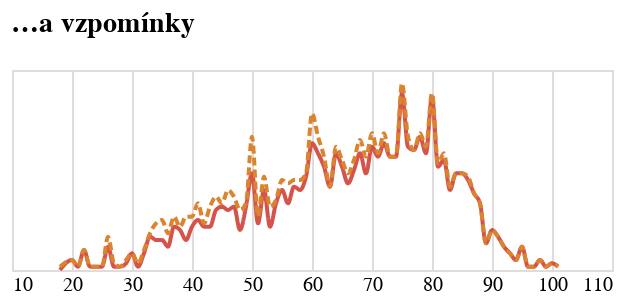

The code cell stored with this chart in its notebook:
### Code cell
tvar3 = alt.Chart(do_grafu_vzpominky.to_pandas(), width=300, height=100, title="…a vzpomínky").mark_line(interpolate="monotone").encode(
    alt.X('vek:Q').axis(domain=False, tickSize=0, title=None),
    alt.Y('len:Q').stack('zero').axis(None),
    alt.Color('obdobi:N', sort=['2000-2020','1800-1838'], scale=alt.Scale(range=['#D6534B', '#DB842F']), legend=None),
    alt.StrokeDash('obdobi:N', sort=['2000-2020','1800-1838'], legend=None)
)

tvar3

### Figure 1 — Vega-Lite specification as saved in the notebook (floating-point values rounded to 4 significant figures; data arrays with more than 128 entries replaced by an {"elided": "..."} marker saying what was removed)
{"config": {"title": {"font": "Noticia Text", "fontSize": 14, "anchor": "start", "fontWeight": "bolder", "subtitleFont": "Noticia Text", "subtitleLineHeight": 18, "subtitleFontSize": 12, "subtitleFontWeight": "normal", "subtitlePadding": 10, "dy": -12}, "axis": {"labelFont": "Asap", "titleFont": "Asap", "fontWeight": "lighter", "titleFontWeight": "lighter", "labelFontSize": 10, "titleFontSize": 10, "labelPadding": 2, "titlePadding": 10}, "legend": {"labelFont": "Asap", "labelFontWeight": "normal", "titleFont": "Asap", "titleFontWeight": "normal", "labelFontSize": 10, "titleFontSize": 10}}, "data": {"name": "data-e23a3db5e75c85cd63ee9c56142c44df"}, "mark": {"type": "line", "interpolate": "monotone"}, "encoding": {"color": {"field": "obdobi", "legend": null, "scale": {"range": ["#D6534B", "#DB842F"]}, "sort": ["2000-2020", "1800-1838"], "type": "nominal"}, "strokeDash": {"field": "obdobi", "legend": null, "sort": ["2000-2020", "1800-1838"], "type": "nominal"}, "x": {"axis": {"domain": false, "tickSize": 0, "title": null}, "field": "vek", "type": "quantitative"}, "y": {"axis": null, "field": "len", "stack": "zero", "type": "quantitative"}}, "height": 100, "title": "…a vzpomínky", "width": 300, "$schema": "https://vega.github.io/schema/vega-lite/v5.8.0.json", "datasets": {"data-e23a3db5e75c85cd63ee9c56142c44df": {"elided": "135 records"}}}
